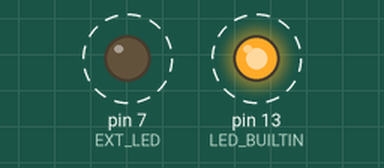
Recording of a sketch running on a simulated Arduino Uno, built with avr-gcc and run on an emulated ATmega328P. Shown: output pins drawn as LEDs (lit = HIGH). Dashed ring = blinking. What the sketch prints to the serial monitor is not drawn.

Above: at 0.2 s.
Timing chart, 0 to 3.0 s (numbered marks = the images above):
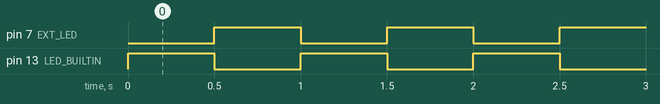

The sketch:

w01_blink.ino
```cpp
// WSU-COS 209 The Circuit-to-Cloud Workshop
// Week 1: Getting started  |  Lab sketch: two LEDs blink alternately
// (c) 2026 Wellspring University, Faculty of Computing. For registered WSU-COS 209 students.
//
// Wiring:
//   On-board LED (LED_BUILTIN, pin 13): nothing to wire.
//   External LED on D7: D7 -> 330 ohm resistor -> LED long leg (anode),
//                       LED short leg (cathode) -> GND.
// Open the Serial Monitor at 115200 baud to see the messages.

const int EXT_LED = 7;        // pin of the external LED
const int HALF_PERIOD = 500;  // milliseconds each LED stays on

int count = 0;                // how many blink cycles so far (like a Python counter variable)

// setup() runs once, when the board powers up or is reset.
void setup() {
  Serial.begin(115200);
  pinMode(LED_BUILTIN, OUTPUT);
  pinMode(EXT_LED, OUTPUT);
}

// loop() runs again and again forever (like "while True:" in Python).
void loop() {
  count = count + 1;
  Serial.print("Hello, COS 209! Blink ");
  Serial.println(count);

  // First half: built-in LED on, external LED off.
  digitalWrite(LED_BUILTIN, HIGH);
  digitalWrite(EXT_LED, LOW);
  delay(HALF_PERIOD);

  // Second half: swap them.
  digitalWrite(LED_BUILTIN, LOW);
  digitalWrite(EXT_LED, HIGH);
  delay(HALF_PERIOD);
}
```

Measured:
- by itself, pin 7 (EXT_LED), pin 13 (LED_BUILTIN): alternates HIGH for 0.50 s and LOW for 0.50 s
